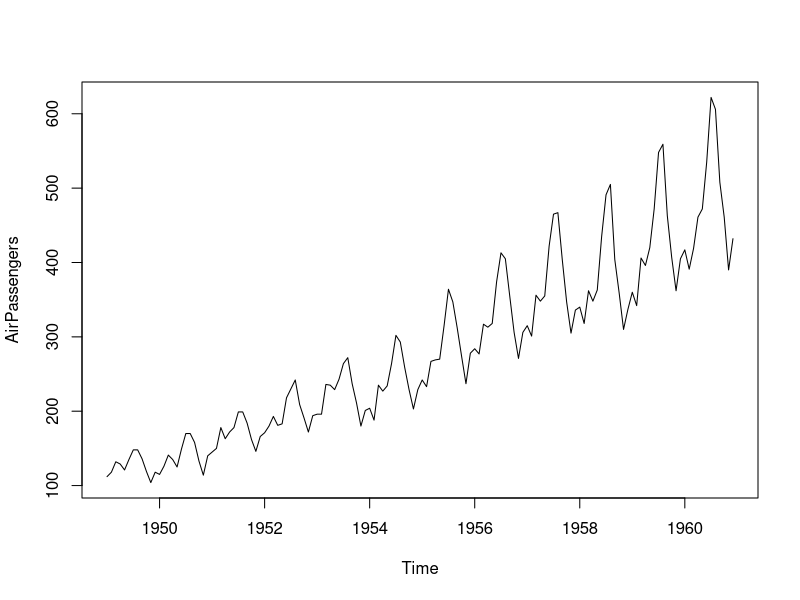
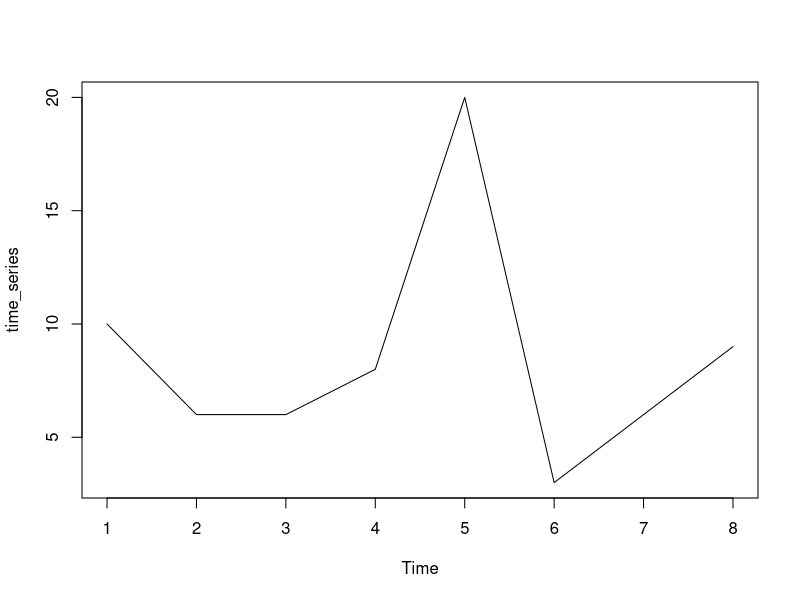
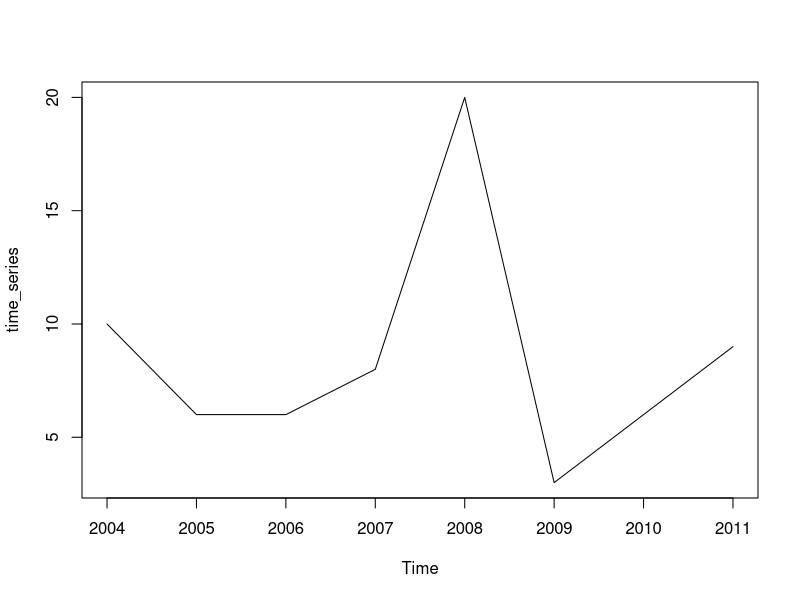
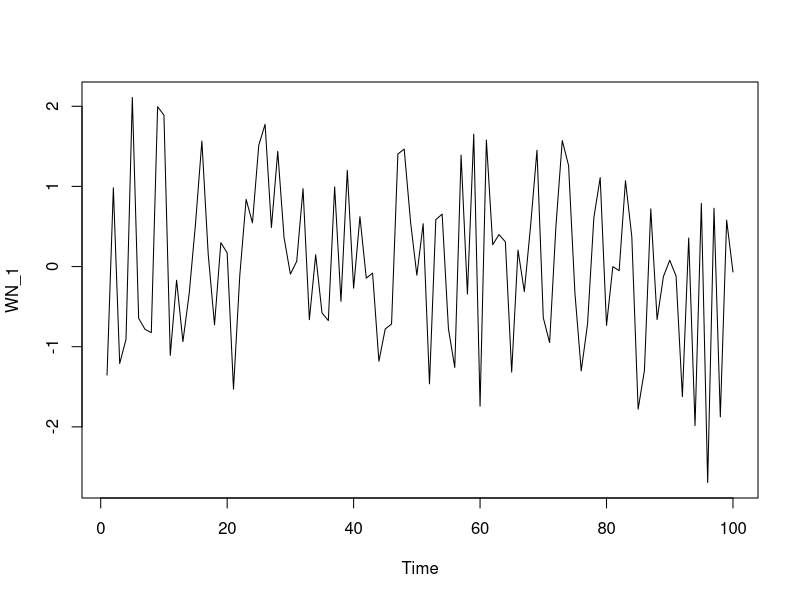
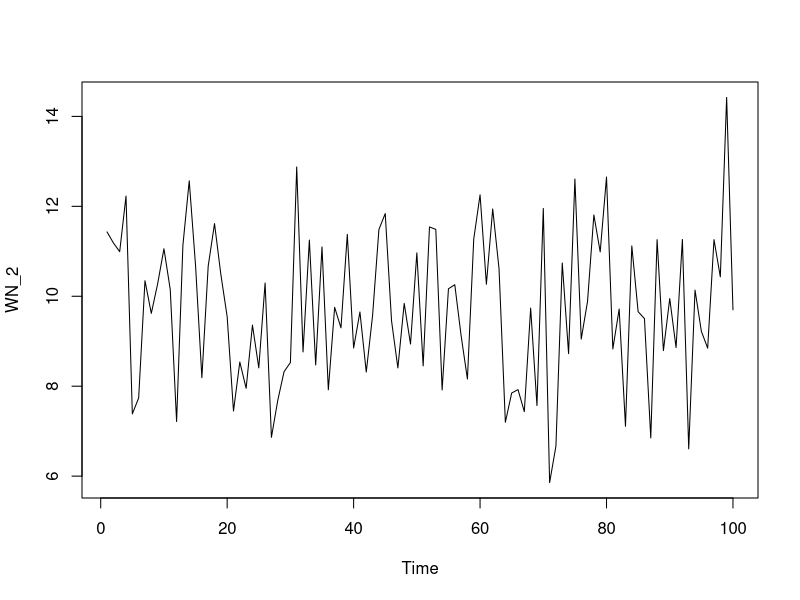
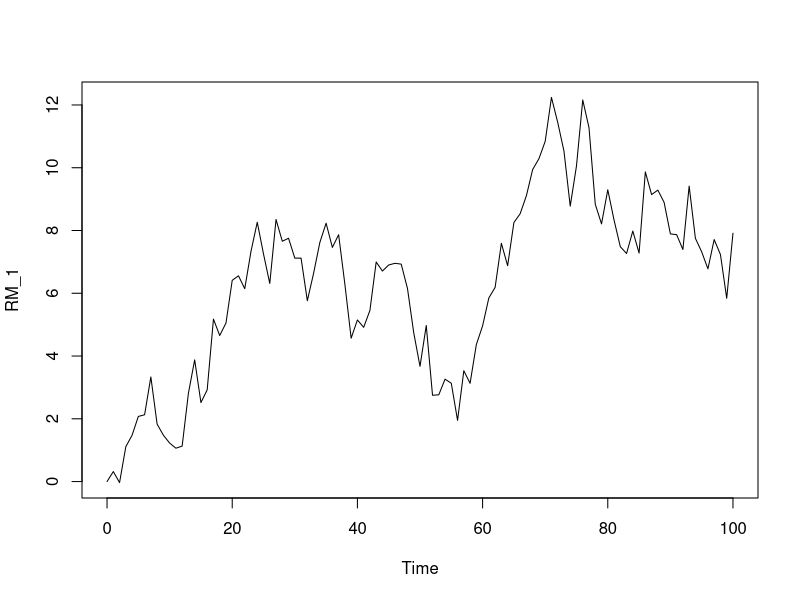
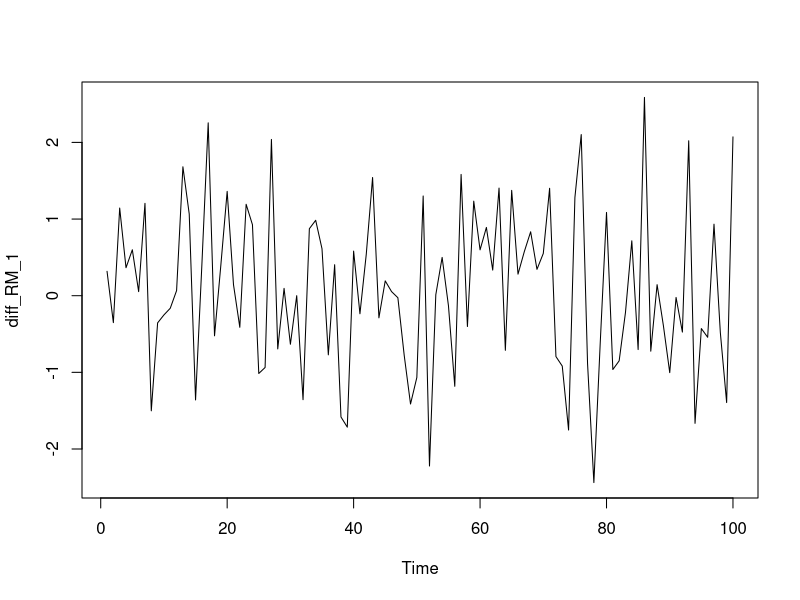
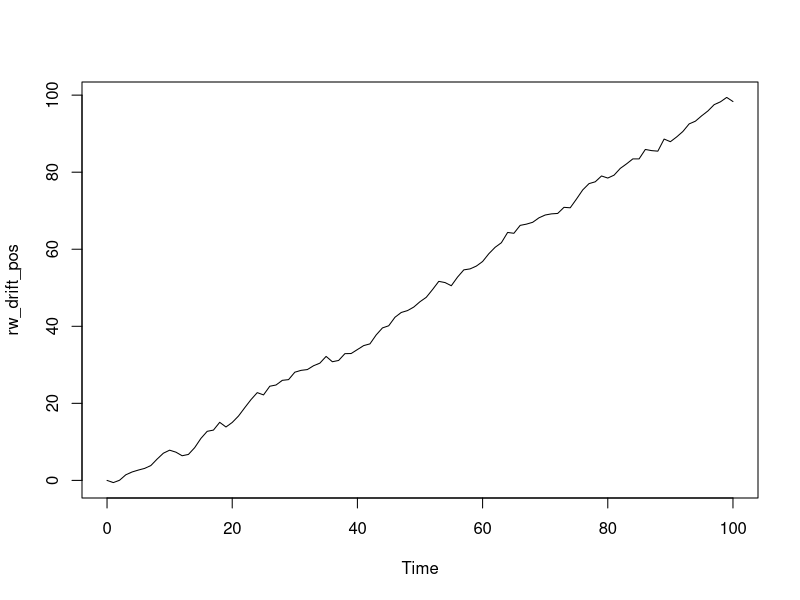

The R source for these figures, in order:
## ---- chunk 1
library(psych)
## ---- chunk 2
#plot(dataframe, xlab = "title", ylab = "title", type = "b") #note that type = "b" provides both data points and a line connecting each point
## ---- chunk 3
# Plot AirPassengers
plot(AirPassengers)

# View the start and end dates of AirPassengers
start(AirPassengers)
end(AirPassengers)

# Use time(), deltat(), frequency(), and cycle() with AirPassengers 
time(AirPassengers)
deltat(AirPassengers)
frequency(AirPassengers)
cycle(AirPassengers)

## ---- chunk 4
#Simple Time Series
data_vector <- c(10, 6, 6, 8, 20, 3, 6, 9)

#Turn the data vector into time series
time_series <- ts(data_vector)
#plot time series
plot(time_series)
## ---- chunk 5
#Instead of starting with 1, you can start with a year and then specify the frequency of observations

#Turn the data vector into time series
time_series <- ts(data_vector, start = 2004, frequency = 1)
#plot time series
plot(time_series)
## ---- chunk 6
#See if the data vector and time series are time series
is.ts(data_vector) #false
is.ts(time_series) #true
## ---- chunk 7
WN_1 <- arima.sim(model = list(order = c(0, 0, 0)), n = 100)
head(WN_1) #show some data
ts.plot(WN_1) #plot data
describe(WN_1) #The mean should be approx 0 and sd should be approx 1


#You can also add additional arguments to specify the mean and sd
WN_2 <- arima.sim(model = list(order = c(0, 0, 0)), n = 100,
                  mean = 10,
                  sd = 2)
head(WN_2) #show some data
ts.plot(WN_2) #plot data
describe(WN_2) #The mean should be approx 10 and sd should be approx 2

## ---- chunk 8
arima(WN_2, order = c(0, 0, 0)) #You can see that the mean should be approx 10
#Intercept is the estimated mean
# sigma^2 is the estiamted variance. The sd is the square root of this variance estimate.
sqrt(3.84) #This should be the same as the sd

#You can also find the mean and variance separately
mean(WN_2)
var(WN_2)
## ---- chunk 9
RM_1 <- arima.sim(model = list(order = c(0, 1, 0)), n = 100)
head(RM_1)
ts.plot(RM_1)

#Calculate the first difference in the time series.
diff_RM_1 <- diff(RM_1)
ts.plot(diff_RM_1) #This shows that when you remove the long-term trend of the Random Walk data, then it becomes White Noise
## ---- chunk 10
rw_drift_pos <- arima.sim(model = list(order = c(0, 1, 0)), n = 100, mean = 1) #mean = 1, so it will be a positive slope
ts.plot(rw_drift_pos)

rw_drift_neg <- arima.sim(model = list(order = c(0, 1, 0)), n = 100, mean = -1) #mean = -1, so it will be a negative slope
ts.plot(rw_drift_neg)

#You can then also calculate the first difference of the drift

rw_drift_diff_pos <- diff(rw_drift_pos)
ts.plot(rw_drift_diff_pos)

#You can then fit each model
model_pos <- arima(rw_drift_diff_pos)
model_pos

#Save the estimated time trend, which is the intercept
intercept_pos <- model_pos$coef
intercept_pos

#Now that you have the estimated coefficient or time trend, you can add the estimated time trend to the original data
ts.plot(rw_drift_pos) + 
abline(0, intercept_pos)

## ---- chunk 11
# Generate Data
white_noise <- arima.sim(model = list(order = c(0,0,0)), n = 100)

#Transform WN data to RW using cumsum()
random_walk <- cumsum(white_noise)

# Generate WN drift data
wn_drift <- arima.sim(model = list(order = c(0,0,0)), n = 100, mean = 0.4)
  
#Transform WN data to RW using cumsum()
rw_drift <- cumsum(wn_drift)

# Plot
plot.ts(cbind(white_noise, random_walk, wn_drift, rw_drift)) #note when you want to plot more than one time series use cbind(model_1, model_2, etc.) and enter the time series

## ---- chunk 12
library(tibble)
stocks <- as.tibble(EuStockMarkets)
stocks
dax <- stocks$DAX
smi <- stocks$SMI

ts.plot(dax)
ts.plot(smi)
ts.plot(cbind(dax, smi))

plot(dax,smi)

apply(stocks, MARGIN = 2, FUN = var) #looking at variance
apply(stocks, MARGIN = 2, FUN = sd) #looking at sd

pairs(stocks) #scatterplot matrix
plot(stocks)

ts.plot(stocks)



## ---- chunk 13
#mean and sd
mean(dax)
sd(dax)

mean(smi)
sd(smi)

#Covariance of these stocks. These depend of the scale of the variables
cov(dax, smi)

#Correlation of these stocks. These do not depend on the scale of the variables. These are standardized.
cor(dax, smi)

#You can see the relationship between covariance and correlation here
cov(dax, smi) / (sd(dax) * sd(smi)) #This is the covariance divided by the sd of each variable



## ---- chunk 14
acf(dax, lag.max = 10, plot = FALSE) #You can see that as the lag increases, the past lag has a lower correlation with the more recent price. In other words, today's price perfectly predicts today's price. Yesterday's price almost perfectly predicts today's price. Lastly, the price from two days ago, still strongly predicts today's price, but not as well as one day ago.

#Create an acf plot
acf(dax, lag.max = 100, plot = TRUE) #You can also view this graphically by using plot = TRUE. In this example, I used a larger lag.max, so differences can be perceivable
